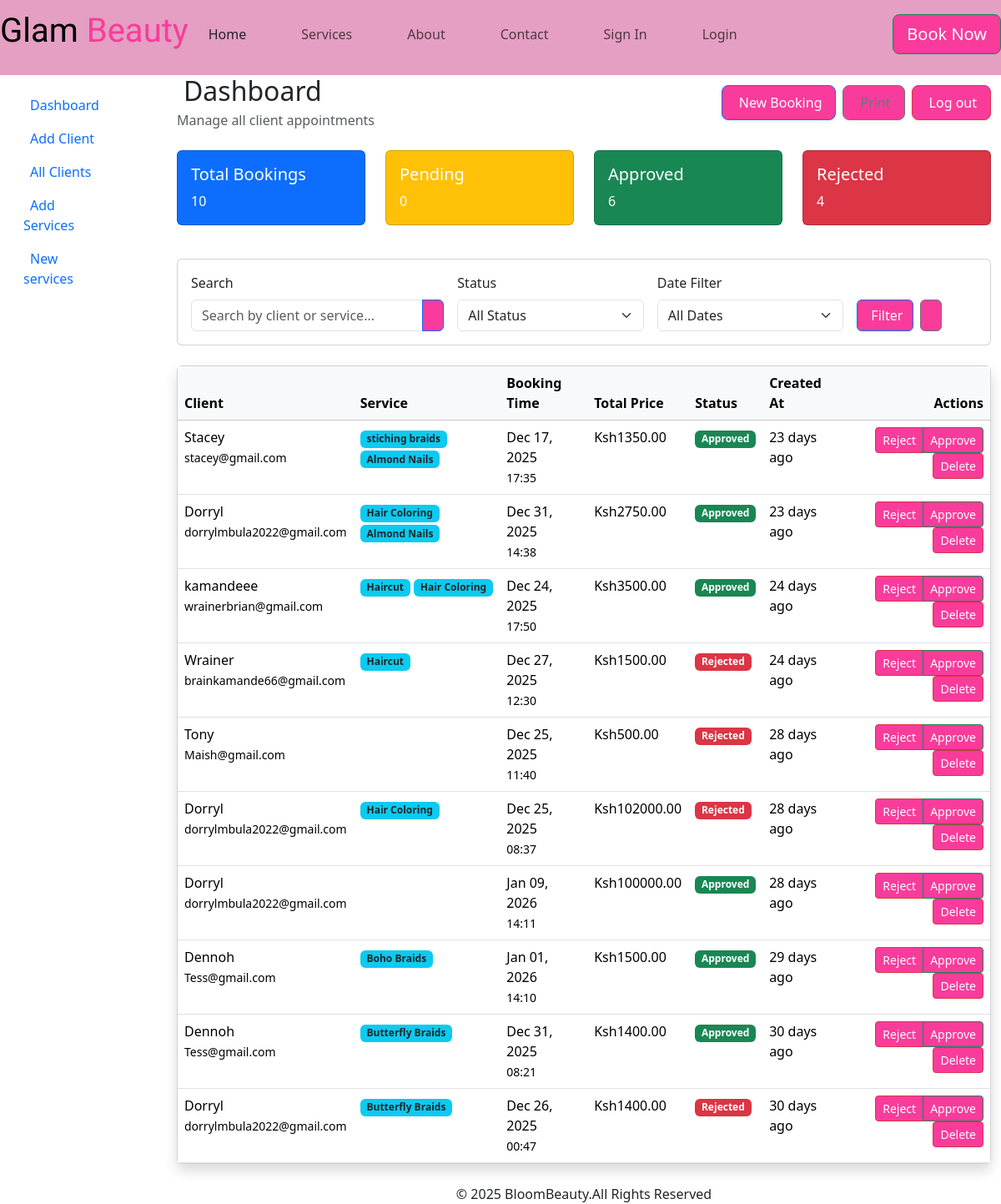
The page /dashboard/ (signed in) on the database its author committed.
### cosmetics/models.py (models this page shows, shortened)
class Booking(models.Model):
    STATUS_CHOICES = [
        ("Pending", "Pending"),
        ("Approved", "Approved"),
        ("Rejected", "Rejected"),
        ("Completed", "Completed"),
    ]
    client = models.ForeignKey(User, on_delete=models.CASCADE)
    services = models.ManyToManyField(Service)
    date = models.DateField()
    time = models.TimeField()
    total_price = models.DecimalField(max_digits=10, decimal_places=2, default=0)
    status = models.CharField(max_length=20, choices=STATUS_CHOICES, default="Pending")
    created_at = models.DateTimeField(auto_now_add=True)

class Service(models.Model):
    CATEGORY_CHOICES = [
        ("Wig Installation", "Wig Installation"),
        ("Braided Hairstyles", "Braided Hairstyles"),
        ("Facial Services", "Facial Services"),
        ("Nail Art Design Services", "Nail Art Design Services"),
        ("Massage Services", "Massage Services"),
    ]
    name = models.CharField(max_length=200)
    description = models.TextField(null=True, blank=True)
    price = models.DecimalField(max_digits=8, decimal_places=2)
    duration = models.DurationField()
    category = models.CharField(max_length=50, choices=CATEGORY_CHOICES)
    is_active = models.BooleanField(default=False)
    image = models.ImageField(upload_to="services/", null=True, blank=True)

### cosmetics/views.py (the view, shortened to what this page needs)
# urls.py: path('dashboard/', views.dashboard, name='dashboard'),
@user_passes_test(is_admin, login_url='login')
def dashboard(request):
    bookings = Booking.objects.all().order_by('-created_at')
    search_query = request.GET.get('search', '')
    status_filter = request.GET.get('status', 'all')
    if status_filter != 'all':
        bookings = bookings.filter(status=status_filter)
    date_filter = request.GET.get('date', 'all')
    now = timezone.now()
    today = now.date()
    if date_filter == 'today':
        bookings = bookings.filter(booking_time__date=today)
    elif date_filter == 'tomorrow':
        bookings = bookings.filter(booking_time__date=today + timedelta(days=1))
    elif date_filter == 'week':
        bookings = bookings.filter(booking_time__date__lte=today + timedelta(days=7), booking_time__date__gte=today)
    elif date_filter == 'upcoming':
        bookings = bookings.filter(booking_time__date__gt=today + timedelta(days=7))
    total_bookings = bookings.count()
    pending_bookings = bookings.filter(status='Pending').count()
    approved_bookings = bookings.filter(status='Approved').count()
    rejected_bookings = bookings.filter(status='Rejected').count()
    context = {
        'bookings': bookings,
        'total_bookings': total_bookings,
        'pending_bookings': pending_bookings,
        'approved_bookings': approved_bookings,
        'rejected_bookings': rejected_bookings,
        'search_query': search_query,
        'status_filter': status_filter,
        'date_filter': date_filter,
        'status_options': Booking.STATUS_CHOICES
    }
    return render(request, 'dashboard.html', context)

### cosmetics/views.py (called while the page is built)
def is_admin(user):
    return user.is_active and user.is_superuser

### cosmetics/templates/dashboard.html (shortened to what this page needs)
{% extends 'base.html' %}
{% load static %}
{% block content %}
<div class="d-flex justify-content-between align-items-center mb-4">
    <div>
        <h2 class="mb-1">Dashboard</h2>
        <p class="text-muted mb-0">Manage all client appointments</p>
    </div>
    <div class="d-flex gap-2 align-items-center">
    <a href="{% url 'book_appointment' %}"
       class="btn btn-primary d-flex align-items-center px-3 py-2 shadow-sm rounded-3">
         New Booking
    </a>
    <button class="btn btn-outline-secondary d-flex align-items-center px-3 py-2 shadow-sm rounded-3"
            onclick="window.print()">
    </button>
    <a href="{% url 'logout' %}"
       class="btn btn-danger d-flex align-items-center px-3 py-2 shadow-sm rounded-3">
         Log out
    </a>
</div>
</div>
<div class="row mb-4">
    <div class="col-md-3">
        <div class="card text-white bg-primary mb-3">
            <div class="card-body">
                <h5 class="card-title">Total Bookings</h5>
                <p class="card-text">{{ total_bookings }}</p>
            </div>
        </div>
    </div>
    <div class="col-md-3">
        <div class="card text-white bg-warning mb-3">
            <div class="card-body">
                <h5 class="card-title">Pending</h5>
                <p class="card-text">{{ pending_bookings }}</p>
            </div>
        </div>
    </div>
    <div class="col-md-3">
        <div class="card text-white bg-success mb-3">
            <div class="card-body">
                <h5 class="card-title">Approved</h5>
                <p class="card-text">{{ approved_bookings }}</p>
            </div>
        </div>
    </div>
    <div class="col-md-3">
        <div class="card text-white bg-danger mb-3">
            <div class="card-body">
                <h5 class="card-title">Rejected</h5>
                <p class="card-text">{{ rejected_bookings }}</p>
            </div>
        </div>
    </div>
</div>
<div class="card mb-4">
    <div class="card-body">
        <form method="get" class="row g-3">
            <div class="col-md-4">
                <label class="form-label">Search</label>
                <div class="input-group">
                    <input type="text" name="search" class="form-control" placeholder="Search by client or service..." value="{{ search_query }}">
                    <button class="btn btn-outline-primary" type="submit"></button>
                </div>
            </div>
            <div class="col-md-3">
                <label class="form-label">Status</label>
                <select name="status" class="form-select">
                    <option value="all" {% if status_filter == 'all' %}selected{% endif %}>All Status</option>
                </select>
            </div>
            <div class="col-md-3">
                <label class="form-label">Date Filter</label>
                <select name="date" class="form-select">
                    <option value="all" {% if date_filter == 'all' %}selected{% endif %}>All Dates</option>
                </select>
            </div>
            <div class="col-md-2 d-flex align-items-end">
                <div class="d-flex gap-2">
                    <button type="submit" class="btn btn-primary"> Filter</button>
                    <a href="{% url 'dashboard' %}" class="btn btn-outline-secondary"></a>
                </div>
            </div>
        </form>
    </div>
</div>
<div class="card shadow">
    <div class="card-body p-0">
        <div class="table-responsive">
            <table class="table table-hover mb-0">
                <thead class="table-light">
                    <tr>
                        <th>Client</th>
                        <th>Service</th>
                        <th>Booking Time</th>
                        <th>Total Price</th>
                        <th>Status</th>
                        <th>Created At</th>
                        <th class="text-end">Actions</th>
                    </tr>
                </thead>
            <tbody>
    {% for booking in bookings %}
    <tr>
        <td>
            {% if booking.client_name %}
                {{ booking.client_name }}
                <br>
                <small>{{ booking.client_email }} | {{ booking.client_phone }}</small>
            {% elif booking.client %}
                {{ booking.client.username }}
                <br>
                <small>{{ booking.client.email }}
                {% if booking.client.profile.phone_number %} | {{ booking.client.profile.phone_number }}{% endif %}</small>
            {% else %}
                Unknown Client
            {% endif %}
        </td>
        <td>
            {% if booking.services.all %}
                {% for service in booking.services.all %}
                    <span class="badge bg-info text-dark">{{ service.name }}</span>
                {% endfor %}
            {% else %}
                {{ booking.service }}
            {% endif %}
        </td>
     <td>
        {{ booking.date|date:"M d, Y" }}<br>
        <small>{{ booking.time|time:"H:i" }}</small>
    </td>
    <td>Ksh{{ booking.total_price }}</td>
        <td>
            <span class="badge
                {% if booking.status == 'Pending' %}bg-warning text-dark
                {% elif booking.status == 'Approved' %}bg-success
                {% elif booking.status == 'Rejected' %}bg-danger
                {% endif %}">
                {{ booking.status }}
            </span>
        </td>
         <td>
        <span class="booking-created" data-timestamp="{{ booking.created_at|date:'c' }}"></span>
    </td>
        <td class="text-end">
            <div class="btn-group" role="group">
        <a href="{% url 'update_booking_status' booking.id 'reject' %}" class="btn btn-sm btn-danger">Reject</a>
        <a href="{% url 'update_booking_status' booking.id 'approve' %}" class="btn btn-sm btn-success">Approve</a>
    </div>
                <a href="{% url 'delete_booking' booking.id %}" class="btn btn-sm btn-danger" onclick="return confirm('Are you sure?')">Delete</a>
            </div>
        </td>
    </tr>
    {% empty %}
    <tr>
        <td colspan="6" class="text-center py-4">No bookings found.</td>
    </tr>
    {% endfor %}
{% endblock %}

### cosmetics/static/style.css (style rules this page uses)
:root { --bs-secondary: #ff6347; --bs-secondary-bg-rgb: 255, 99, 71; }
.btn { background-color: #f93c9b; ; }

### rows shown on the page
Booking: client.username "Stacey", client.email "stacey@gmail.com", date "Dec 17, 2025", time "17:35", total_price "1350.00", status "Approved"
Service: name "stiching braids"
Service: name "Almond Nails"
Booking: client.username "Dorryl", client.email "dorrylmbula2022@gmail.com", date "Dec 31, 2025", time "14:38", total_price "2750.00", status "Approved"
Service: name "Hair Coloring"
Booking: client.username "kamandeee", client.email "wrainerbrian@gmail.com", date "Dec 24, 2025", time "17:50", total_price "3500.00", status "Approved"
Service: name "Haircut"
Booking: client.username "Wrainer", client.email "brainkamande66@gmail.com", date "Dec 27, 2025", time "12:30", total_price "1500.00", status "Rejected"
Booking: client.username "Tony", client.email "Maish@gmail.com", date "Dec 25, 2025", time "11:40", total_price "500.00", status "Rejected"
Booking: client.username "Dorryl", client.email "dorrylmbula2022@gmail.com", date "Dec 25, 2025", time "08:37", total_price "102000.00", status "Rejected"
Booking: client.username "Dorryl", client.email "dorrylmbula2022@gmail.com", date "Jan 09, 2026", time "14:11", total_price "100000.00", status "Approved"
Booking: client.username "Dennoh", client.email "Tess@gmail.com", date "Jan 01, 2026", time "14:10", total_price "1500.00", status "Approved"
Service: name "Boho Braids"
Booking: client.username "Dennoh", client.email "Tess@gmail.com", date "Dec 31, 2025", time "08:21", total_price "1400.00", status "Approved"
Service: name "Butterfly Braids"
Booking: client.username "Dorryl", client.email "dorrylmbula2022@gmail.com", date "Dec 26, 2025", time "00:47", total_price "1400.00", status "Rejected"

### other values the page prints
{{ total_bookings }} "10"
{{ pending_bookings }} "0"
{{ approved_bookings }} "6"
{{ rejected_bookings }} "4"
